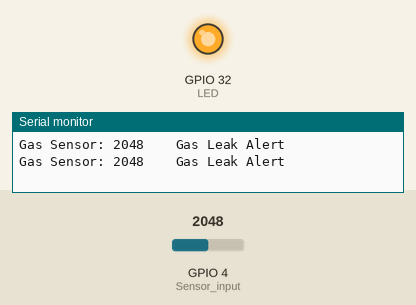
Recording of a sketch running on a simulated ESP32. Shown: output pins drawn as LEDs (lit = HIGH), the last lines printed to the serial monitor. The test bench sets the inputs (shaded band); at power-on: GPIO 4 (Sensor_input) = 2048.

Above: at 1.8 s.
1.9 s: GPIO 4 (Sensor_input) set to 1845
3.4 s: GPIO 4 (Sensor_input) set to 1755
At 5.0 s:
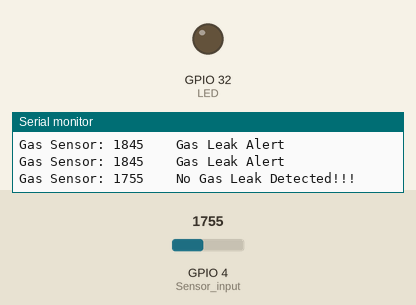
5.5 s: GPIO 4 (Sensor_input) set to 1840
At 6.5 s:
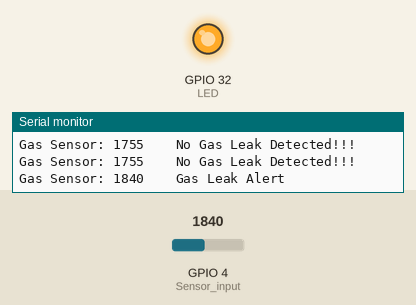
7.5 s: GPIO 4 (Sensor_input) set to 1760
At 9.3 s:
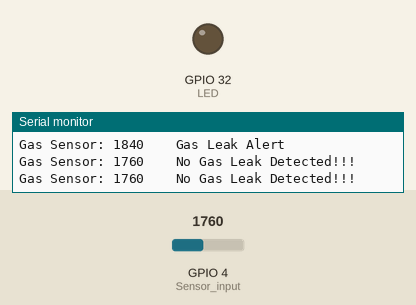
Timing chart, 0 to 10.5 s (numbered marks = the images above; inputs shaded):
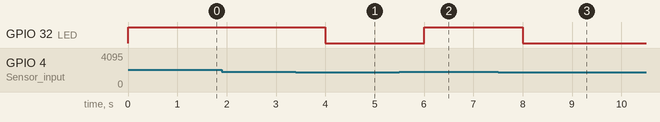

Measured:
- the behaviour switches between 1801 and 1800 on GPIO 4 (Sensor_input) (found by bisection; images 0 and 1)
- after the input at 3.4 s, GPIO 32 (LED): HIGH → LOW after 0.60 s
- after the input at 5.5 s, GPIO 32 (LED): LOW → HIGH after 0.50 s
- after the input at 7.5 s, GPIO 32 (LED): HIGH → LOW after 0.50 s

The sketch:

MQ2ESP32LED.ino
```cpp
int LED = 32;
int Sensor_input = 4;
void setup()
{
  Serial.begin(115200);
  pinMode(LED,OUTPUT);
}

void loop()
{
  int sensor_Aout = analogRead(Sensor_input);
  Serial.print("Gas Sensor: ");
  Serial.print(sensor_Aout);
  Serial.print("\t");
  Serial.print("\t");
  if (sensor_Aout > 1800)
  {
    Serial.println("Gas Leak Alert");
    digitalWrite(LED, HIGH);
  }
  else
  {
    Serial.println("No Gas Leak Detected!!!");
    digitalWrite(LED,LOW);
  }
  delay(1000);
}
```
